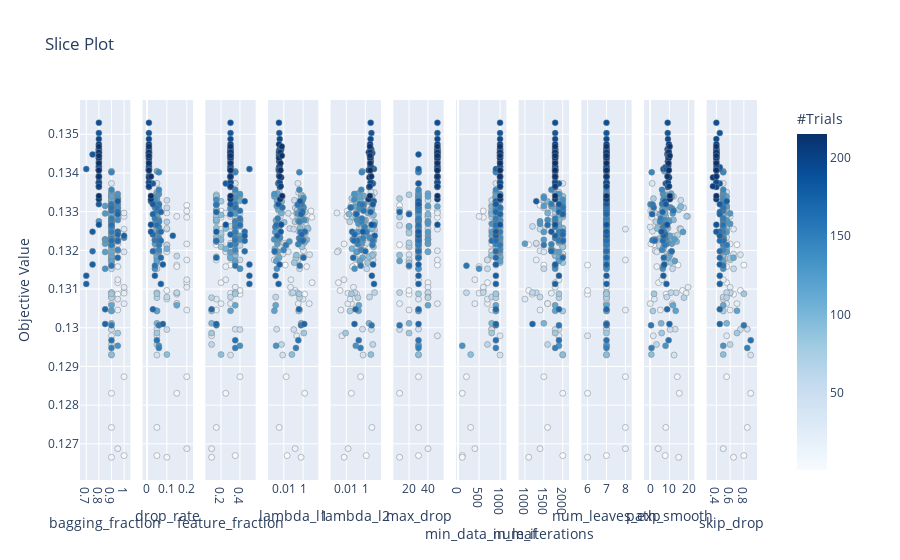

The notebook cell this image was saved under:
### Code cell
plot_slice(study)

### Figure 1 — Plotly figure (JSON) as saved in the notebook; plotly's stock layout.template omitted (floating-point values rounded to 4 significant figures; data arrays with more than 128 entries replaced by an {"elided": "..."} marker saying what was removed)
{"data": [{"marker": {"color": {"elided": "213 int values"}, "colorbar": {"title": {"text": "#Trials"}, "x": 1, "xpad": 40, "y": 0.5}, "colorscale": [[0, "rgb(247,251,255)"], [0.125, "rgb(222,235,247)"], [0.25, "rgb(198,219,239)"], [0.375, "rgb(158,202,225)"], [0.5, "rgb(107,174,214)"], [0.625, "rgb(66,146,198)"], [0.75, "rgb(33,113,181)"], [0.875, "rgb(8,81,156)"], [1, "rgb(8,48,107)"]], "line": {"color": "Grey", "width": 0.5}, "showscale": true}, "mode": "markers", "showlegend": false, "type": "scatter", "x": {"elided": "213 float values"}, "xaxis": "x", "y": {"elided": "213 float values"}, "yaxis": "y"}, {"marker": {"color": {"elided": "213 int values"}, "colorbar": {"title": {"text": "#Trials"}, "x": 1, "xpad": 40}, "colorscale": [[0, "rgb(247,251,255)"], [0.125, "rgb(222,235,247)"], [0.25, "rgb(198,219,239)"], [0.375, "rgb(158,202,225)"], [0.5, "rgb(107,174,214)"], [0.625, "rgb(66,146,198)"], [0.75, "rgb(33,113,181)"], [0.875, "rgb(8,81,156)"], [1, "rgb(8,48,107)"]], "line": {"color": "Grey", "width": 0.5}, "showscale": false}, "mode": "markers", "showlegend": false, "type": "scatter", "x": {"elided": "213 float values"}, "xaxis": "x2", "y": {"elided": "213 float values"}, "yaxis": "y2"}, {"marker": {"color": {"elided": "213 int values"}, "colorbar": {"title": {"text": "#Trials"}, "x": 1, "xpad": 40}, "colorscale": [[0, "rgb(247,251,255)"], [0.125, "rgb(222,235,247)"], [0.25, "rgb(198,219,239)"], [0.375, "rgb(158,202,225)"], [0.5, "rgb(107,174,214)"], [0.625, "rgb(66,146,198)"], [0.75, "rgb(33,113,181)"], [0.875, "rgb(8,81,156)"], [1, "rgb(8,48,107)"]], "line": {"color": "Grey", "width": 0.5}, "showscale": false}, "mode": "markers", "showlegend": false, "type": "scatter", "x": {"elided": "213 float values"}, "xaxis": "x3", "y": {"elided": "213 float values"}, "yaxis": "y3"}, {"marker": {"color": {"elided": "213 int values"}, "colorbar": {"title": {"text": "#Trials"}, "x": 1, "xpad": 40}, "colorscale": [[0, "rgb(247,251,255)"], [0.125, "rgb(222,235,247)"], [0.25, "rgb(198,219,239)"], [0.375, "rgb(158,202,225)"], [0.5, "rgb(107,174,214)"], [0.625, "rgb(66,146,198)"], [0.75, "rgb(33,113,181)"], [0.875, "rgb(8,81,156)"], [1, "rgb(8,48,107)"]], "line": {"color": "Grey", "width": 0.5}, "showscale": false}, "mode": "markers", "showlegend": false, "type": "scatter", "x": {"elided": "213 float values"}, "xaxis": "x4", "y": {"elided": "213 float values"}, "yaxis": "y4"}, {"marker": {"color": {"elided": "213 int values"}, "colorbar": {"title": {"text": "#Trials"}, "x": 1, "xpad": 40}, "colorscale": [[0, "rgb(247,251,255)"], [0.125, "rgb(222,235,247)"], [0.25, "rgb(198,219,239)"], [0.375, "rgb(158,202,225)"], [0.5, "rgb(107,174,214)"], [0.625, "rgb(66,146,198)"], [0.75, "rgb(33,113,181)"], [0.875, "rgb(8,81,156)"], [1, "rgb(8,48,107)"]], "line": {"color": "Grey", "width": 0.5}, "showscale": false}, "mode": "markers", "showlegend": false, "type": "scatter", "x": {"elided": "213 float values"}, "xaxis": "x5", "y": {"elided": "213 float values"}, "yaxis": "y5"}, {"marker": {"color": {"elided": "213 int values"}, "colorbar": {"title": {"text": "#Trials"}, "x": 1, "xpad": 40}, "colorscale": [[0, "rgb(247,251,255)"], [0.125, "rgb(222,235,247)"], [0.25, "rgb(198,219,239)"], [0.375, "rgb(158,202,225)"], [0.5, "rgb(107,174,214)"], [0.625, "rgb(66,146,198)"], [0.75, "rgb(33,113,181)"], [0.875, "rgb(8,81,156)"], [1, "rgb(8,48,107)"]], "line": {"color": "Grey", "width": 0.5}, "showscale": false}, "mode": "markers", "showlegend": false, "type": "scatter", "x": {"elided": "213 int values"}, "xaxis": "x6", "y": {"elided": "213 float values"}, "yaxis": "y6"}, {"marker": {"color": {"elided": "213 int values"}, "colorbar": {"title": {"text": "#Trials"}, "x": 1, "xpad": 40}, "colorscale": [[0, "rgb(247,251,255)"], [0.125, "rgb(222,235,247)"], [0.25, "rgb(198,219,239)"], [0.375, "rgb(158,202,225)"], [0.5, "rgb(107,174,214)"], [0.625, "rgb(66,146,198)"], [0.75, "rgb(33,113,181)"], [0.875, "rgb(8,81,156)"], [1, "rgb(8,48,107)"]], "line": {"color": "Grey", "width": 0.5}, "showscale": false}, "mode": "markers", "showlegend": false, "type": "scatter", "x": {"elided": "213 int values"}, "xaxis": "x7", "y": {"elided": "213 float values"}, "yaxis": "y7"}, {"marker": {"color": {"elided": "213 int values"}, "colorbar": {"title": {"text": "#Trials"}, "x": 1, "xpad": 40}, "colorscale": [[0, "rgb(247,251,255)"], [0.125, "rgb(222,235,247)"], [0.25, "rgb(198,219,239)"], [0.375, "rgb(158,202,225)"], [0.5, "rgb(107,174,214)"], [0.625, "rgb(66,146,198)"], [0.75, "rgb(33,113,181)"], [0.875, "rgb(8,81,156)"], [1, "rgb(8,48,107)"]], "line": {"color": "Grey", "width": 0.5}, "showscale": false}, "mode": "markers", "showlegend": false, "type": "scatter", "x": {"elided": "213 int values"}, "xaxis": "x8", "y": {"elided": "213 float values"}, "yaxis": "y8"}, {"marker": {"color": {"elided": "213 int values"}, "colorbar": {"title": {"text": "#Trials"}, "x": 1, "xpad": 40}, "colorscale": [[0, "rgb(247,251,255)"], [0.125, "rgb(222,235,247)"], [0.25, "rgb(198,219,239)"], [0.375, "rgb(158,202,225)"], [0.5, "rgb(107,174,214)"], [0.625, "rgb(66,146,198)"], [0.75, "rgb(33,113,181)"], [0.875, "rgb(8,81,156)"], [1, "rgb(8,48,107)"]], "line": {"color": "Grey", "width": 0.5}, "showscale": false}, "mode": "markers", "showlegend": false, "type": "scatter", "x": {"elided": "213 int values"}, "xaxis": "x9", "y": {"elided": "213 float values"}, "yaxis": "y9"}, {"marker": {"color": {"elided": "213 int values"}, "colorbar": {"title": {"text": "#Trials"}, "x": 1, "xpad": 40}, "colorscale": [[0, "rgb(247,251,255)"], [0.125, "rgb(222,235,247)"], [0.25, "rgb(198,219,239)"], [0.375, "rgb(158,202,225)"], [0.5, "rgb(107,174,214)"], [0.625, "rgb(66,146,198)"], [0.75, "rgb(33,113,181)"], [0.875, "rgb(8,81,156)"], [1, "rgb(8,48,107)"]], "line": {"color": "Grey", "width": 0.5}, "showscale": false}, "mode": "markers", "showlegend": false, "type": "scatter", "x": {"elided": "213 float values"}, "xaxis": "x10", "y": {"elided": "213 float values"}, "yaxis": "y10"}, {"marker": {"color": {"elided": "213 int values"}, "colorbar": {"title": {"text": "#Trials"}, "x": 1, "xpad": 40}, "colorscale": [[0, "rgb(247,251,255)"], [0.125, "rgb(222,235,247)"], [0.25, "rgb(198,219,239)"], [0.375, "rgb(158,202,225)"], [0.5, "rgb(107,174,214)"], [0.625, "rgb(66,146,198)"], [0.75, "rgb(33,113,181)"], [0.875, "rgb(8,81,156)"], [1, "rgb(8,48,107)"]], "line": {"color": "Grey", "width": 0.5}, "showscale": false}, "mode": "markers", "showlegend": false, "type": "scatter", "x": {"elided": "213 float values"}, "xaxis": "x11", "y": {"elided": "213 float values"}, "yaxis": "y11"}], "layout": {"autosize": true, "title": {"text": "Slice Plot"}, "xaxis": {"anchor": "y", "autorange": true, "domain": [0, 0.07438], "range": [0.6579, 1.042], "title": {"text": "bagging_fraction"}, "type": "linear"}, "xaxis10": {"anchor": "y10", "autorange": true, "domain": [0.8331, 0.9074], "range": [-2.688, 22.48], "title": {"text": "path_smooth"}, "type": "linear"}, "xaxis11": {"anchor": "y11", "autorange": true, "domain": [0.9256, 1.0], "range": [0.2729, 0.9771], "title": {"text": "skip_drop"}, "type": "linear"}, "xaxis2": {"anchor": "y2", "autorange": true, "domain": [0.09256, 0.1669], "range": [-0.01665, 0.2266], "title": {"text": "drop_rate"}, "type": "linear"}, "xaxis3": {"anchor": "y3", "autorange": true, "domain": [0.1851, 0.2595], "range": [0.0439, 0.5561], "title": {"text": "feature_fraction"}, "type": "linear"}, "xaxis4": {"anchor": "y4", "autorange": true, "domain": [0.2777, 0.3521], "range": [-3.549, 1.493], "title": {"text": "lambda_l1"}, "type": "log"}, "xaxis5": {"anchor": "y5", "autorange": true, "domain": [0.3702, 0.4446], "range": [-3.552, 1.555], "title": {"text": "lambda_l2"}, "type": "log"}, "xaxis6": {"anchor": "y6", "autorange": true, "domain": [0.4628, 0.5372], "range": [4.39, 55.61], "title": {"text": "max_drop"}, "type": "linear"}, "xaxis7": {"anchor": "y7", "autorange": true, "domain": [0.5554, 0.6298], "range": [-26.22, 1126.0], "title": {"text": "min_data_in_leaf"}, "type": "linear"}, "xaxis8": {"anchor": "y8", "autorange": true, "domain": [0.6479, 0.7223], "range": [859.8, 2140.0], "title": {"text": "num_iterations"}, "type": "linear"}, "xaxis9": {"anchor": "y9", "autorange": true, "domain": [0.7405, 0.8149], "range": [5.72, 8.28], "title": {"text": "num_leaves_exp"}, "type": "linear"}, "yaxis": {"anchor": "x", "autorange": true, "domain": [0, 1], "range": [0.1259, 0.136], "title": {"text": "Objective Value"}, "type": "linear"}, "yaxis10": {"anchor": "x10", "autorange": true, "domain": [0, 1], "matches": "y", "range": [0.1259, 0.136], "showticklabels": false, "type": "linear"}, "yaxis11": {"anchor": "x11", "autorange": true, "domain": [0, 1], "matches": "y", "range": [0.1259, 0.136], "showticklabels": false, "type": "linear"}, "yaxis2": {"anchor": "x2", "autorange": true, "domain": [0, 1], "matches": "y", "range": [0.1259, 0.136], "showticklabels": false, "type": "linear"}, "yaxis3": {"anchor": "x3", "autorange": true, "domain": [0, 1], "matches": "y", "range": [0.1259, 0.136], "showticklabels": false, "type": "linear"}, "yaxis4": {"anchor": "x4", "autorange": true, "domain": [0, 1], "matches": "y", "range": [0.1259, 0.136], "showticklabels": false, "type": "linear"}, "yaxis5": {"anchor": "x5", "autorange": true, "domain": [0, 1], "matches": "y", "range": [0.1259, 0.136], "showticklabels": false, "type": "linear"}, "yaxis6": {"anchor": "x6", "autorange": true, "domain": [0, 1], "matches": "y", "range": [0.1259, 0.136], "showticklabels": false, "type": "linear"}, "yaxis7": {"anchor": "x7", "autorange": true, "domain": [0, 1], "matches": "y", "range": [0.1259, 0.136], "showticklabels": false, "type": "linear"}, "yaxis8": {"anchor": "x8", "autorange": true, "domain": [0, 1], "matches": "y", "range": [0.1259, 0.136], "showticklabels": false, "type": "linear"}, "yaxis9": {"anchor": "x9", "autorange": true, "domain": [0, 1], "matches": "y", "range": [0.1259, 0.136], "showticklabels": false, "type": "linear"}}}
